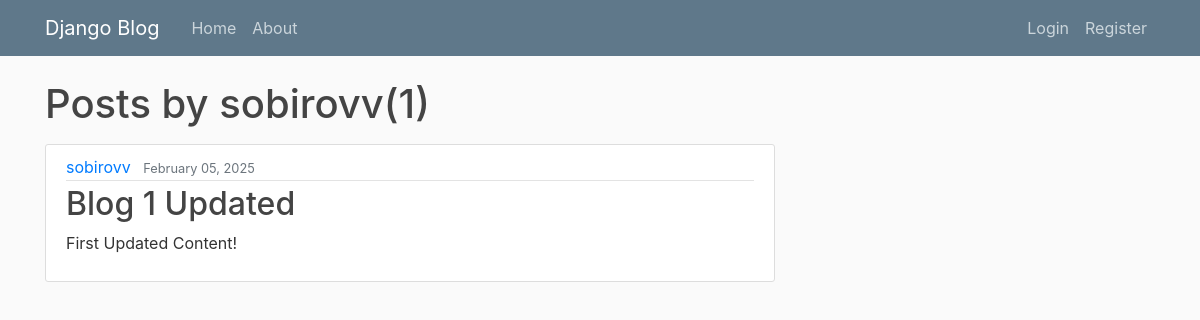
The page /user/sobirovv/ on the database as committed earlier.
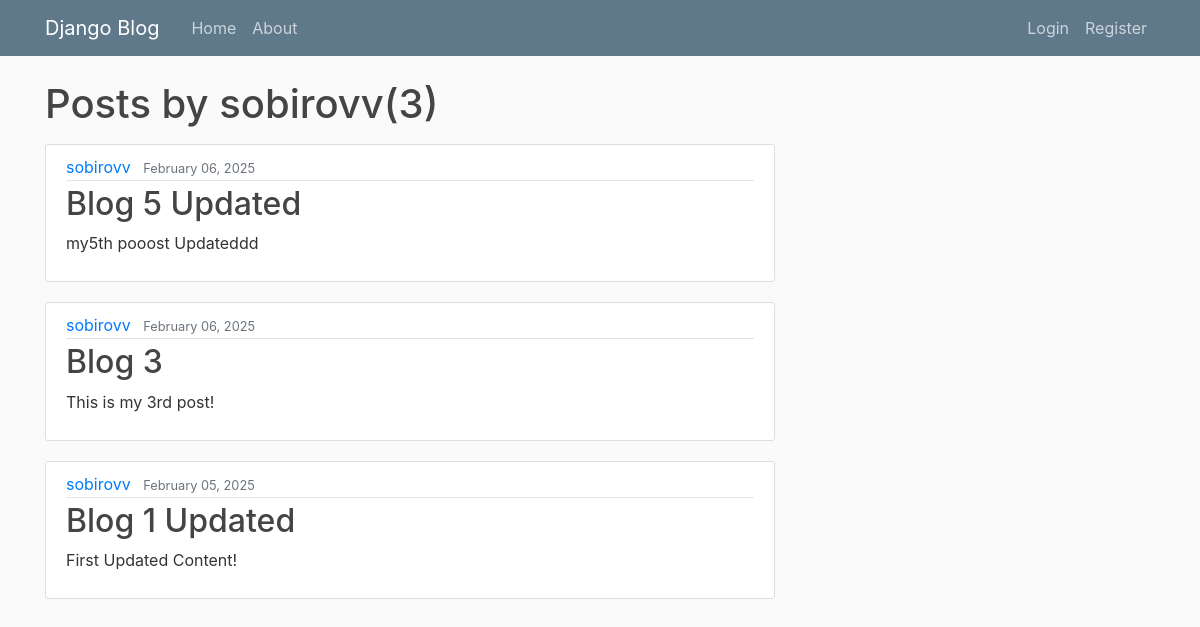
The same page on the database as committed later.
### blog/models.py (models this page shows, shortened)
class Post(models.Model):
    title = models.CharField(max_length=100)
    content = models.TextField()
    date_posted = models.DateTimeField(default=timezone.now) # it populates with current timeif we dont provide anything
    author = models.ForeignKey(User,on_delete=models.CASCADE)

### blog/views.py (the view)
# urls.py: path('user/<str:username>/', UserPostListView.as_view(), name='user-posts'),
class UserPostListView(ListView):
    model = Post
    template_name = 'blog/user_posts.html'  # This template should be created
    context_object_name = 'posts'
    paginate_by = 5
    def get_queryset(self):
        user = get_object_or_404(User, username=self.kwargs.get('username'))
        return Post.objects.filter(author=user).order_by('-date_posted')

### blog/templates/blog/user_posts.html (shortened to what this page needs)
{% extends "blog/base.html" %}
{% block content %}
    <h1 class="mb-3">Posts by {{ view.kwargs.username }}({{ page_obj.paginator.count }})</h1>
    {% for post in posts %}
        <article class="media content-section">
          <div class="media-body">
            <div class="article-metadata">
              <a class="mr-2" href="{% url 'user-posts' post.author.username %}">{{ post.author }}</a>
              <small class="text-muted">{{ post.date_posted|date:"F d, Y" }}</small>
            </div>
            <h2><a class="article-title" href="{% url 'post-detail' post.id %}">{{ post.title }}</a></h2>
            <p class="article-content">{{ post.content }}</p>
          </div>
        </article>
    {% empty %}
        <p>No posts found.</p>
    {% endfor %}
{% endblock content %}

Rows that differ between the two databases and show on the page:
added Post: author "sobirovv", date_posted "February 06, 2025", title "Blog 5 Updated", content "my5th pooost Updateddd"
added Post: author "sobirovv", date_posted "February 06, 2025", title "Blog 3", content "This is my 3rd post!"
Other text that changed with them:
{{ page_obj.paginator.count }}: "1" → "3"
